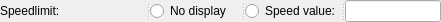
         <widget class="QSplitter" name="splitter_170">
          <property name="styleSheet">
           <string notr="true">font: 9pt &quot;Microsoft YaHei&quot;;</string>
          </property>
          <property name="orientation">
           <enum>Qt::Horizontal</enum>
          </property>
          <widget class="QSplitter" name="splitter_171">
           <property name="styleSheet">
            <string notr="true">font: 9pt &quot;Microsoft YaHei&quot;;</string>
           </property>
           <property name="orientation">
            <enum>Qt::Horizontal</enum>
           </property>
           <widget class="QLabel" name="label_162">
            <property name="styleSheet">
             <string notr="true">font: 9pt &quot;Microsoft YaHei&quot;;</string>
            </property>
            <property name="text">
             <string>Speedlimit:                          </string>
            </property>
           </widget>
           <widget class="QRadioButton" name="radioButton_127">
            <property name="sizePolicy">
             <sizepolicy hsizetype="Preferred" vsizetype="Preferred">
              <horstretch>0</horstretch>
              <verstretch>0</verstretch>
             </sizepolicy>
            </property>
            <property name="styleSheet">
             <string notr="true">font: 9pt &quot;Microsoft YaHei&quot;;</string>
            </property>
            <property name="text">
             <string>No display   </string>
            </property>
           </widget>
           <widget class="QRadioButton" name="radioButton_128">
            <property name="sizePolicy">
             <sizepolicy hsizetype="Preferred" vsizetype="Preferred">
              <horstretch>0</horstretch>
              <verstretch>0</verstretch>
             </sizepolicy>
            </property>
            <property name="styleSheet">
             <string notr="true">font: 9pt &quot;Microsoft YaHei&quot;;</string>
            </property>
            <property name="text">
             <string>Speed value:</string>
            </property>
           </widget>
          </widget>
          <widget class="QLineEdit" name="lineEdit_66">
           <property name="styleSheet">
            <string notr="true">font: 9pt &quot;Microsoft YaHei&quot;;</string>
           </property>
           <property name="alignment">
            <set>Qt::AlignRight|Qt::AlignTrailing|Qt::AlignVCenter</set>
           </property>
          </widget>
         </widget>
